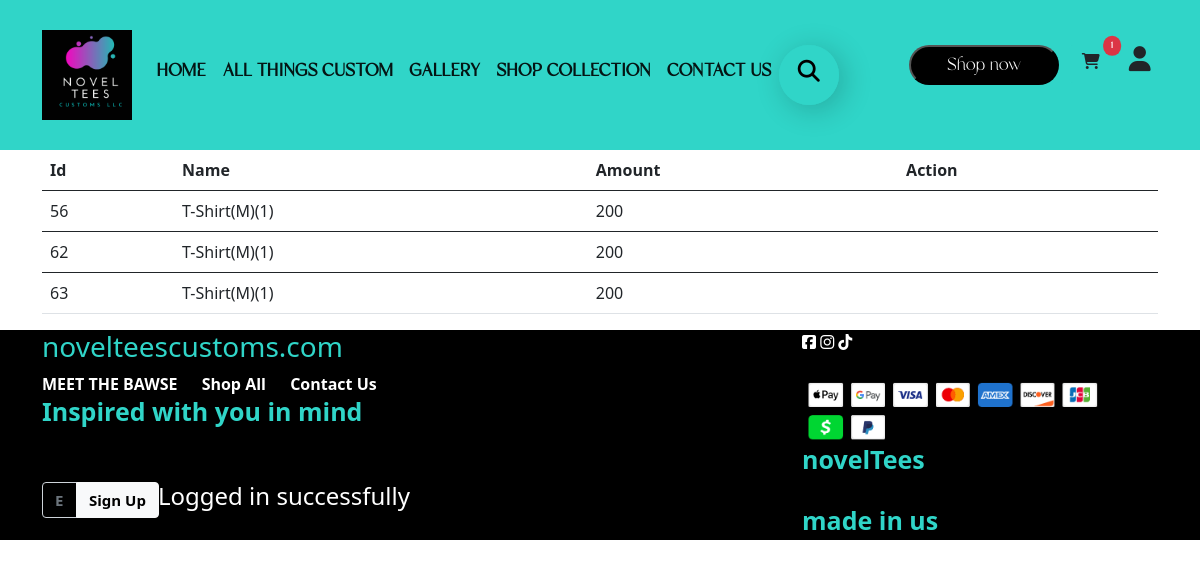
/payment_card.php (signed in), run on the app's committed database.
### tables this page shows
CREATE TABLE `orders` (
  `id` int(11) NOT NULL,
  `product_name` varchar(255) NOT NULL,
  `product_quantity` varchar(255) NOT NULL,
  `amount` varchar(255) NOT NULL,
  `user_id` int(100) NOT NULL,
  `time_and_date` datetime(6) NOT NULL DEFAULT current_timestamp(6),
  `customer_name` varchar(255) NOT NULL,
  `address` varchar(255) NOT NULL,
  `number` varchar(255) NOT NULL,
  `payment_method` varchar(255) NOT NULL,
  `status` varchar(255) NOT NULL DEFAULT 'On process',
  `payment_status` varchar(255) NOT NULL DEFAULT 'unpaid'
);

### payment_card.php (the view, shortened to what this page needs)
<?php
if(!isset($_SESSION ['user_id'])){
    $_SESSION['auth_status']= "You have to login first";
    header("Location: ./log_in.php");
  }else{
include 'header.php';
include 'navbar.php';
$id=$_GET['id'];
$user_id=  $_SESSION ['user_id'];
$conn = mysqli_connect('localhost','root','','noveltees');
?>
<!DOCTYPE html>
<html lang="en">
<head>
    <link rel="stylesheet" href="style.css">
</head>
<body>
    <div class="container">
        <div class="row">
            <div class="col">
                <form action="config/code_payment_submit.php" method="POST">
<div class="table-responsive">
  <table class="table">
  <thead>
        <tr>
          <th scope="col">Id</th>
          <th scope="col">Name</th>
          <th scope="col">Amount</th>
          <th scope="col">Action</th>
        </tr>
      </thead>
      <tbody>
        <tr>
        <?php
       $sql ="SELECT * from orders where user_id='$user_id' && payment_status='unpaid' && payment_method='Card Payment'  or id='$id' && user_id='$user_id' && payment_status='unpaid' && payment_method='Card Payment'  ";
       $data = mysqli_query($conn, $sql);
       $check_result= mysqli_num_rows($data)> 0;
       if($check_result){
         while( $rows = mysqli_fetch_array( $data ) )
         {
        ?>
            <td><?php echo $rows['id']?></td>
            <td><?php echo $rows['product_name']?></td>
            <td><?php echo $rows['amount']?></td>
            <td>
                </td>
        </tr>
        </form>
      <?php
            }
        }
     ?>
</div>
            </div>
        </div>
  <?php
  }
  ?>
</body>
</html>
<?php include 'footer.php' ?>

### navbar.php (style rules this page uses)
* { margin: 0; padding: 0; box-sizing: border-box; }

### data on the page
orders: id "56", product_name "T-Shirt(M)(1)", amount "200"
orders: id "62", product_name "T-Shirt(M)(1)", amount "200"
orders: id "63", product_name "T-Shirt(M)(1)", amount "200"

### other printed values
$row_count "1"
$_SESSION['status'] "Logged in successfully"
